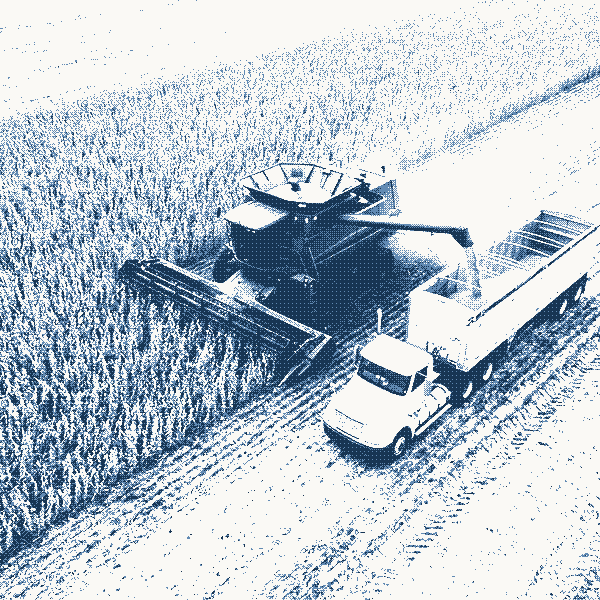
#> input picture img/agro-colheitadeira-bayer-gs.webp, 600 x 600 px
$ python foto_azul.py ../img/agro-colheitadeira-bayer-gs.webp ../img/alimentos-01-bayer-gs.webp
#> lines starting #> are read from the running program, lines starting #| are printed output that depends on the picture
# -*- coding: utf-8 -*-
"""Uma foto de pagina interna no TINGIMENTO AZUL (o oficial do site desde 02/10/2026).

    python _ferramentas/foto_azul.py <cru.jpg> <nome> [--larg 562 --alt 422] [--px 50 --py 50] [--zoom 1.0] [--gama 1.0]

Sai o par que o motor js/trama.js usa:
  img/<nome>-lum.webp     a luminancia (Rec.709), 1,6x a reserva: e o que o motor trama ao vivo
  img/<nome>-bayer.webp   a reserva ja tramada (Bayer 4x4, 4 niveis, ponto de 1 px), para quando nao ha WebGL
O tom e o de _ferramentas/tom_azul.json e a rampa e a da casa (14304C 336699 D3E2F2 FAF9F5, escuro 1,4),
os mesmos do _ferramentas/panorama_azul.py. --gama corrige a exposicao de UMA foto (fica gravada na luminancia)."""
import os, sys, json
import numpy as np
from PIL import Image

AQUI = os.path.dirname(os.path.abspath(__file__))
SITE = os.path.dirname(AQUI)
TOM = json.load(open(os.path.join(AQUI, 'tom_azul.json'), encoding='utf-8'))
#> (reads _ferramentas/tom_azul.json from the repository)
RAMPA = ['14304C', '336699', 'D3E2F2', 'FAF9F5']
ESCURO = 1.4


def arg(n, pad):
    a = sys.argv
    return type(pad)(a[a.index(n) + 1]) if n in a else pad


def tom(g):
    v = np.clip(np.power(g, TOM['gama']), 1e-6, 1 - 1e-6)
    p, q = np.power(v, TOM['ctr']), np.power(1 - v, TOM['ctr'])
    return np.clip(p / (p + q) + TOM['brilhoTom'], 0, 1)


def lut():
    A = [np.array([int(h[i:i + 2], 16) for i in (0, 2, 4)], np.float32) for h in RAMPA]
    L = np.zeros((256, 3), np.float32)
    for i in range(256):
        u = i / 255
        if u < 0.78: u = 0.78 * (u / 0.78) ** (1 + ESCURO * 2)
        x = u * 3; k = min(2, int(x // 1)); t = x - k
        L[i] = A[k] * (1 - t) + A[k + 1] * t
    return L


def recorte(im, W, H, px, py, zoom=1.0):
    e = max(W / im.width, H / im.height) * zoom      # 18/10/2026: --zoom (aba [ 12 ] Blog do Spirit)
    r = im.resize((max(W, round(im.width * e)), max(H, round(im.height * e))), Image.LANCZOS)
    x0 = round((r.width - W) * px / 100.0); y0 = round((r.height - H) * py / 100.0)
    return r.crop((x0, y0, x0 + W, y0 + H))


# [82 lines left out: functions _tom_motor, assa_tingimento, da_receita, not called in this run]


def main():
    if '--receita' in sys.argv:
        i = sys.argv.index('--receita'); rec = sys.argv[i + 1]; del sys.argv[i:i + 2]
        return da_receita(rec, sys.argv[1], sys.argv[2])
    cru, nome = sys.argv[1], sys.argv[2]
    W, H = arg('--larg', 562), arg('--alt', 422)
    px, py, gama, zoom = arg('--px', 50.0), arg('--py', 50.0), arg('--gama', 1.0), arg('--zoom', 1.0)
    im = Image.open(cru).convert('RGB')
#> im is the input picture: PIL image 600x600 RGB; mean R, G, B 189, 200.2, 209.3
    def luz(w, h):
        a = np.asarray(recorte(im, w, h, px, py, zoom), np.float32) / 255.0
        return np.power(0.2126 * a[..., 0] + 0.7152 * a[..., 1] + 0.0722 * a[..., 2], gama)
#> returned value: shape (675, 899) float32
    wl, hl = round(W * 1.6), round(H * 1.6)
    Image.fromarray(np.uint8(np.clip(np.rint(luz(wl, hl) * 255), 0, 255)), 'L').convert('RGB').save(
        os.path.join(SITE, 'img', nome + '-lum.webp'), 'WEBP', quality=90, method=6)
    v = tom(luz(W, H))
#> call 2 of luz, with w = 562, h = 422
#> call 2 of recorte, with W = 562, H = 422, px = 50, py = 50, zoom = 1
#> in recorte (call 2), `r = im.resize((max(W, round(im.width * e)), max(H, round(im.height * e..`:
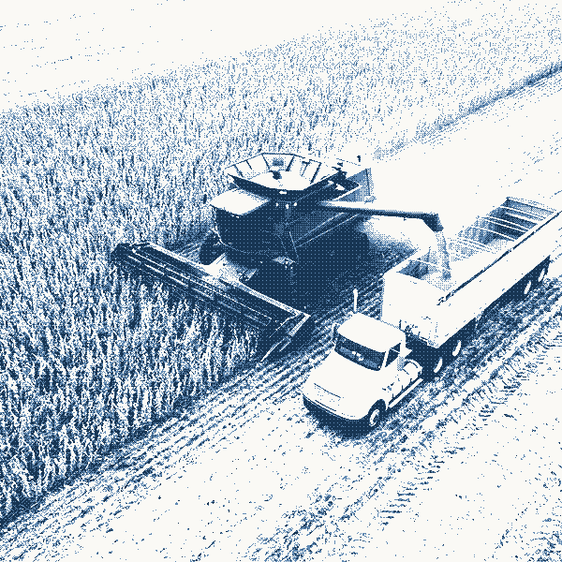
#> r: PIL image 562x562 RGB; mean R, G, B 187.4, 199.1, 209
#> in recorte (call 2), `return r.crop((x0, y0, x0 + W, y0 + H))`:
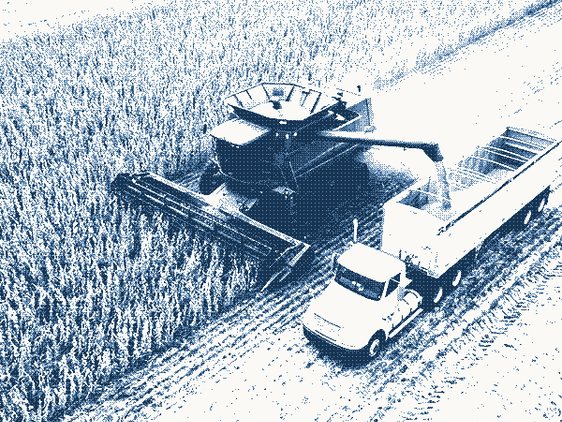
#> returned value: PIL image 562x422 RGB; mean R, G, B 172.1, 186.7, 199.7
#> in luz (call 2), `return np.power(0.2126 * a[..., 0] + 0.7152 * a[..., 1] + 0.0722 * a[...`:
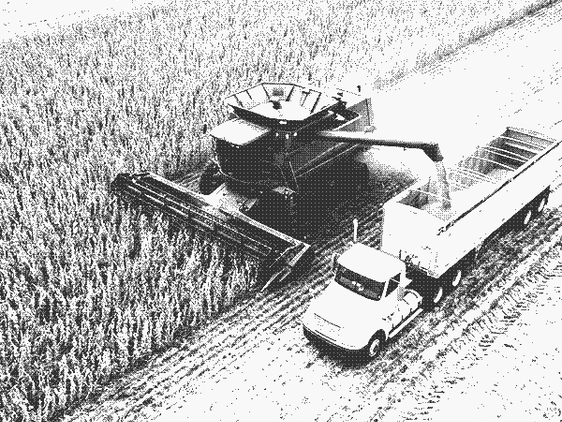
#> returned value: shape (422, 562) float32; min 0.00566, max 1, mean 0.724
#> in tom, `p, q = np.power(v, TOM['ctr']), np.power(1 - v, TOM['ctr'])`:
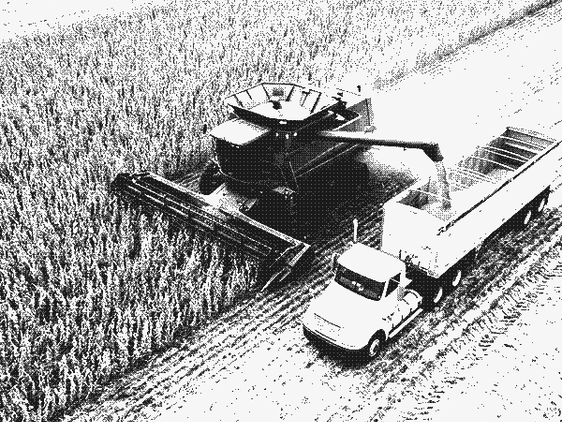
#> p: shape (422, 562) float32; min 0.000861, max 1, mean 0.673
#> in tom, `p, q = np.power(v, TOM['ctr']), np.power(1 - v, TOM['ctr'])`:
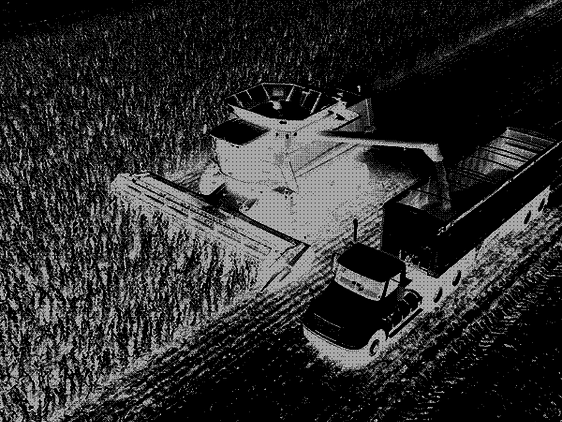
#> q: shape (422, 562) float32; min 5.12e-10, max 0.984, mean 0.181
    M = np.array([[0, 8, 2, 10], [12, 4, 14, 6], [3, 11, 1, 9], [15, 7, 13, 5]], np.float32)
    T = (M[np.arange(H) % 4][:, np.arange(W) % 4] + .5) / 16
    v = np.clip(np.floor(v * 3 + T) / 3, 0, 1)
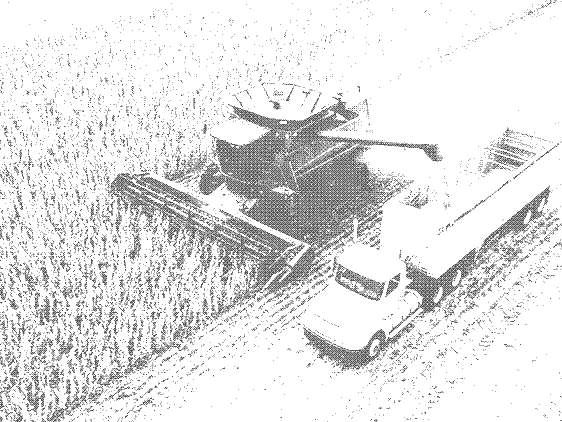
#> v: shape (422, 562) float32; min 0.333, max 1, mean 0.896
    Image.fromarray(np.uint8(np.clip(np.rint(lut()[np.rint(v * 255).astype(np.int32)]), 0, 255)), 'RGB').save(
        os.path.join(SITE, 'img', nome + '-bayer.webp'), 'WEBP', lossless=True, quality=100, method=6)
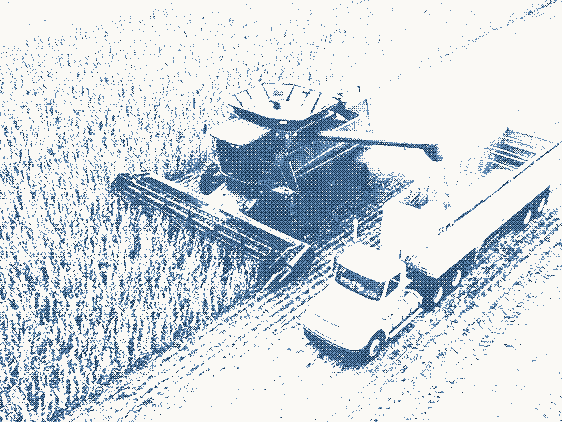
#> saved as alimentos-01-bayer-gs.webp-bayer.webp: PIL image 562x422 RGB; mean R, G, B 208.7, 216.6, 222.1
    for t in ('lum', 'bayer'):
        f = os.path.join(SITE, 'img', '%s-%s.webp' % (nome, t))
        print('%-28s %dx%d  %d KB' % (os.path.basename(f), *Image.open(f).size, os.path.getsize(f) // 1024))


if __name__ == '__main__':
    main()
